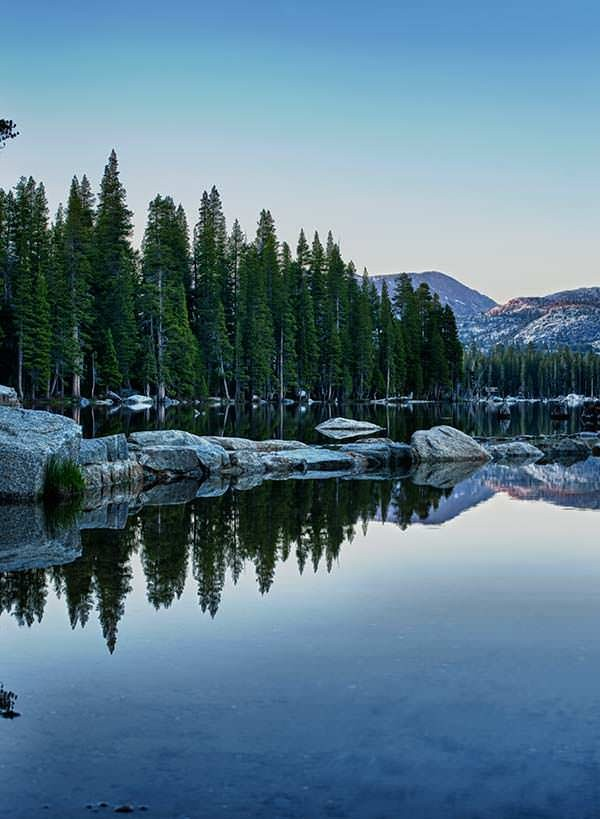
#> input picture part2/input/input1/0.jpg, 600 x 819 px; its folder holds 3 pictures in this run
$ python part2.py
#> lines starting #> are read from the running program, lines starting #| are printed output that depends on the picture; after the words box and inside, x2 and y2 are one past the last pixel; in counts of white or black regions, pixels touching at a corner belong together
#Import required libraries
import numpy as np
import cv2
import os

# Function which detects keypoints and calculates descriptors using SIFT(Scale-Invariant Feature Transform)
def extract_features(image):
    sift=cv2.SIFT_create()
    keypoints,descriptors=sift.detectAndCompute(image,None)
    keypoints=np.float32([keypoint.pt for keypoint in keypoints])#convert keypoints to numpy float32 array
    return keypoints,descriptors

#Function which matches keypoints between two images using BFMatcher and Lowe's ratio test
def find_matches(ptsA,ptsB,descA,descB,ratio_thresh,reproj_thresh):
    matcher=cv2.BFMatcher()
    potential_matches=matcher.knnMatch(descA,descB,2)
    valid_matches=[]
    for match in potential_matches:
        if(len(match)==2)and(match[0].distance<(ratio_thresh*match[1].distance)):
            valid_matches.append((match[0].trainIdx,match[0].queryIdx))
    if(len(valid_matches)>4):#There should be atleast 5 matches to compute homography matrix
        valid_ptsA=np.float32([ptsA[i]for(_,i)in valid_matches])
        valid_ptsB=np.float32([ptsB[i]for(i,_)in valid_matches])
        H,status=cv2.findHomography(valid_ptsA,valid_ptsB,cv2.RANSAC,reproj_thresh)
        return valid_matches,H,status
    return None #If not enough valid matches found

# Function which visualizes the matches between two images
def visualize_matches(image1,image2,keypoints1,keypoints2,matches,match_status):
    h1,w1=image1.shape[:2]
    h2,w2=image2.shape[:2]
    output_img=np.zeros((max(h1,h2),w1+w2,3),dtype=np.uint8)#Create an empty canvas for the image
    output_img[0:h1,0:w1]=image1
    output_img[0:h2,w1:]=image2
    lines=0
    for((train_idx,query_idx),status)in zip(matches,match_status):
        if status == 1:#Draw a line if the match is good
            pt1=(int(keypoints1[query_idx][0]),int(keypoints1[query_idx][1]))
            pt2=(int(keypoints2[train_idx][0])+w1,int(keypoints2[train_idx][1]))
            if lines <= 250: # Limiting lines to reduce visual clutter
                cv2.line(output_img,pt1,pt2,(0,0,255),1)
                lines += 1
    return output_img

# Function to resize an image by adjusting height according to target_width while having the same aspect ratio
def resize_image(image,target_width):
    height,width=image.shape[:2]
    aspect_ratio=target_width/float(width)
    target_height=(int)(height*aspect_ratio)
    return cv2.resize(image,(target_width,target_height),interpolation=cv2.INTER_AREA)

# Function which crops image to the ROI(Region Of Interest) after stitching
def crop_image(img):
    grayscale_image=cv2.cvtColor(img,cv2.COLOR_BGR2GRAY)
    _,thresholded_image=cv2.threshold(grayscale_image,0,255,cv2.THRESH_BINARY)
    contours,_=cv2.findContours(thresholded_image,cv2.RETR_EXTERNAL,cv2.CHAIN_APPROX_SIMPLE)
    if contours:
        x,y,w,h=cv2.boundingRect(contours[0])
        return img[y:y+h-1,x:x+w-1]
    return img

# Function which merges/stitches two images
def stitch_images(images,ratio=0.75,reproj_thresh=4.0,display_overlay=False):
    image2,image1=images
    keypoints1,descriptors1=extract_features(image1)
    keypoints2,descriptors2=extract_features(image2)
    x=find_matches(keypoints1,keypoints2,descriptors1,descriptors2,ratio,reproj_thresh)
    if x is None:
        print("Not enough matches found.")
        return None
    matches,homography,status=x
    panorama_image=cv2.warpPerspective(image1,homography,(image1.shape[1] + image2.shape[1],image1.shape[0]))
    panorama_image[0:image2.shape[0],0:image2.shape[1]]=image2
    panorama_image=crop_image(panorama_image)
    if display_overlay:
        visualization=visualize_matches(image1,image2,keypoints1,keypoints2,matches,status)
        return (panorama_image,visualization)
    return panorama_image

# Function which does all steps required for creating a panorama image from its parts
def process_images(input_folder,output_folder):
#> called with input_folder = 'input/input1', output_folder = 'output/input1'
    image_files=sorted([os.path.join(input_folder,file)for file in os.listdir(input_folder)],key=lambda f:int(os.path.splitext(os.path.basename(f))[0]))
    base_img=cv2.imread(image_files[0])
#> base_img is the input picture: shape (819, 600, 3); mean B, G, R 136.9, 119.7, 89.7
    base_img=resize_image(base_img,600)
    for idx in range(1,len(image_files)):
        overlay_img=cv2.imread(image_files[idx])
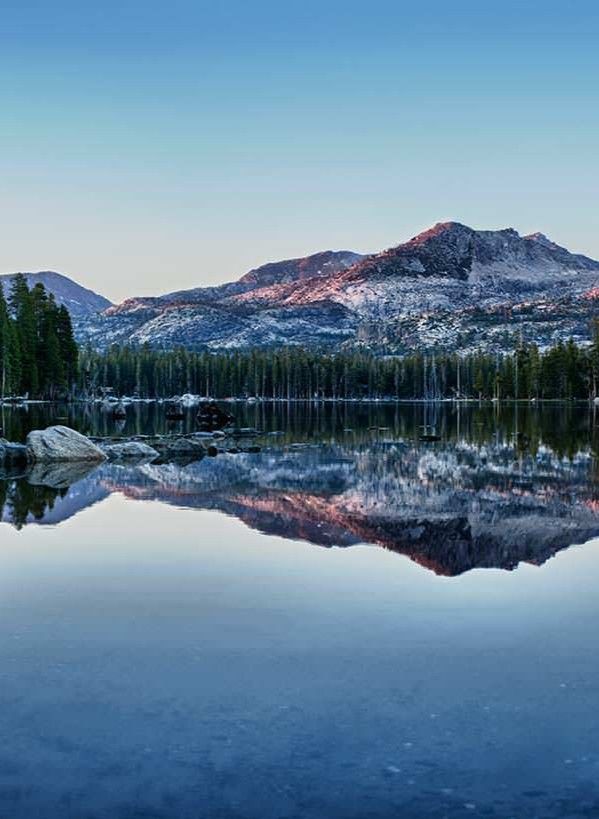
#> input picture part2/input/input1/1.jpg, 599 x 819 px
#> overlay_img is the input picture: shape (819, 599, 3); mean B, G, R 153.6, 129.3, 98.9
        overlay_img=resize_image(overlay_img,600)
        stitched_result=stitch_images([base_img,overlay_img],display_overlay=True)
#> in extract_features, `keypoints,descriptors=sift.detectAndCompute(image,None)`: keypoints = 3670 keypoints; strongest (x, y, size): (190, 400, 9.9), (534, 400, 2), (543, 449, 5.1), (589, 343, 3.2)
#> in extract_features, `keypoints=np.float32([keypoint.pt for keypoint in keypoints])#convert ..`: keypoints = 3670 pairs, first value 2.93 to 596.4, second value 219.7 to 806.9
#> in stitch_images, `keypoints1,descriptors1=extract_features(image1)`: keypoints1 has the same summary as keypoints in extract_features
#> in extract_features (call 2), `keypoints,descriptors=sift.detectAndCompute(image,None)`: keypoints = 3230 keypoints; strongest (x, y, size): (193, 520, 2), (307, 536, 3.3), (255, 397, 2.4), (303, 409, 3)
#> in stitch_images, `keypoints2,descriptors2=extract_features(image2)`: keypoints2 = 3230 pairs, first value 2.29 to 597.2, second value 120.5 to 811.1
#> in find_matches, `potential_matches=matcher.knnMatch(descA,descB,2)`: potential_matches = 3670 matches
#> after the loop in find_matches, `for match in potential_matches:`: valid_matches = 511 pairs, first value 2 to 3217, second value 17 to 3669
#> in find_matches, `valid_ptsA=np.float32([ptsA[i]for(_,i)in valid_matches])`: valid_ptsA = 511 pairs, first value 6.25 to 596.4, second value 234.7 to 744.9
#> in find_matches, `valid_ptsB=np.float32([ptsB[i]for(i,_)in valid_matches])`: valid_ptsB = 511 pairs, first value 2.34 to 595.7, second value 201.7 to 787.6
#> in find_matches, `H,status=cv2.findHomography(valid_ptsA,valid_ptsB,cv2.RANSAC,reproj_th..`: H = [[0.999, 0.000727, 384.6], [0.000255, 1, -0.146], [6.85e-07, 1.49e-06, 1]]; status = 511 values, max 1 at index 0, min 0 at index 105, mean 0.961
#> in stitch_images, `matches,homography,status=x`: matches has the same summary as valid_matches in find_matches; homography has the same summary as H in find_matches
#> in stitch_images, `panorama_image[0:image2.shape[0],0:image2.shape[1]]=image2`:
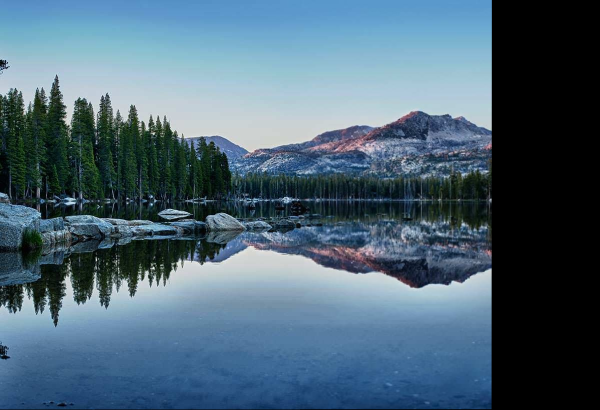
#> panorama_image: shape (820, 1200, 3) (shown at 1/2 size); mean B, G, R 116.5, 99.8, 75.2
#> in crop_image, `grayscale_image=cv2.cvtColor(img,cv2.COLOR_BGR2GRAY)`:
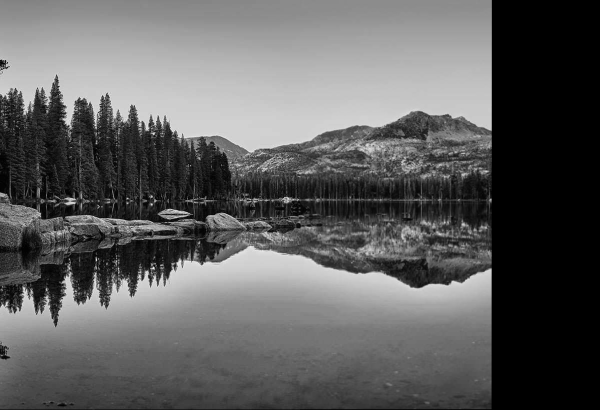
#> grayscale_image: shape (820, 1200) (shown at 1/2 size); min 0, max 254, mean 94.4
#> in crop_image, `_,thresholded_image=cv2.threshold(grayscale_image,0,255,cv2.THRESH_BIN..`:
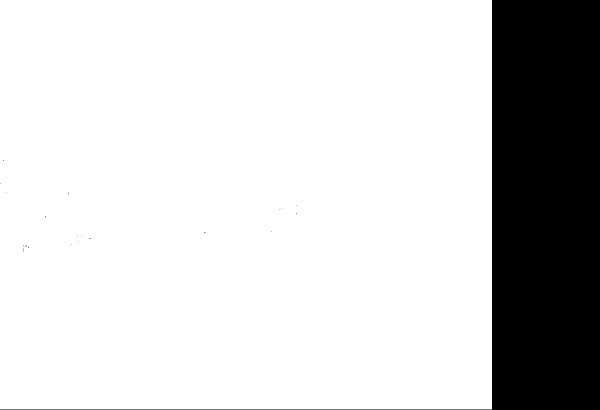
#> thresholded_image: shape (820, 1200) (shown at 1/2 size); 81.9% white; 25 black regions (24 under 20 px), largest, box (x1, y1, x2, y2) and area: (0, 0, 1200, 820) 178104
#> in crop_image, `contours,_=cv2.findContours(thresholded_image,cv2.RETR_EXTERNAL,cv2.CH..`: contours = 1 item
#> in crop_image, `x,y,w,h=cv2.boundingRect(contours[0])`: x = 0; w = 984; h = 819
#> in crop_image, `return img[y:y+h-1,x:x+w-1]`:
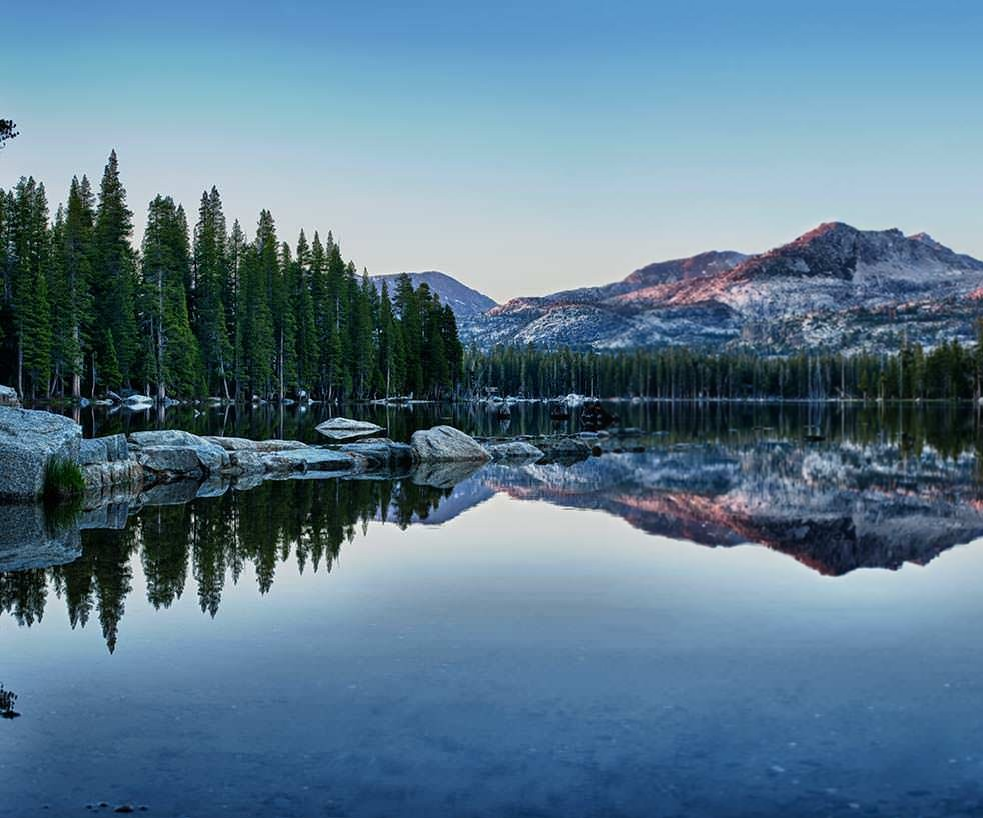
#> returned value: shape (818, 983, 3); mean of channels 0, 1, 2 142.4, 122, 92; drawn as B, G, R
#> the loop in visualize_matches, `for((train_idx,query_idx),status)in zip(matches,match_status):` made 511 passes
#> (train_idx, query_idx, pt1, pt2) on passes 1 to 12: (2399, 17, (6, 395), (990, 394)), (2398, 23, (6, 401), (990, 401)), (2403, 25, (6, 487), (991, 486)), (2406, 29, (8, 302), (992, 302)), (2408, 30, (8, 323), (992, 323)), (2409, 31, (8, 323), (992, 323)), (2410, 34, (9, 371), (994, 371)), (2412, 35, (9, 405), (994, 404)), (2413, 36, (9, 405), (994, 404)), (2417, 39, (10, 505), (994, 504)), (2414, 40, (10, 441), (994, 441)), (2418, 41, (10, 522), (995, 521))
#> (pt1, pt2) on passes 61 to 66: ((30, 515), (1014, 515)), ((30, 473), (1014, 472)), ((30, 285), (1015, 285)), ((31, 528), (1015, 528)), ((32, 486), (1017, 485)), ((33, 401), (1018, 401))
#> after the loop in visualize_matches, `for((train_idx,query_idx),status)in zip(matches,match_status):`:
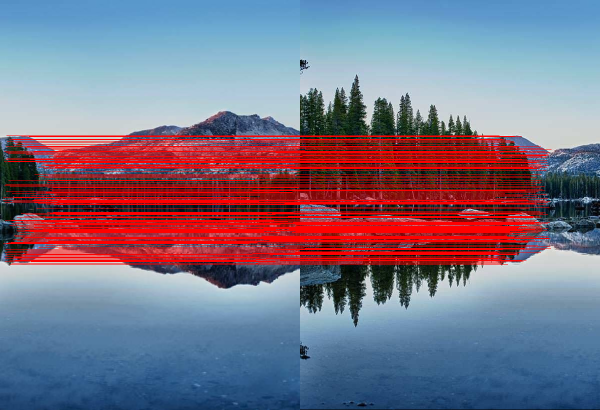
#> output_img: shape (820, 1200, 3) (shown at 1/2 size); mean B, G, R 132.7, 113.4, 123.3
#> after the loop in visualize_matches, `for((train_idx,query_idx),status)in zip(matches,match_status):`: lines = 251
        if stitched_result is None:
            continue
        base_img,match_visualization=stitched_result
        folder_name = os.path.basename(input_folder)
        cv2.imwrite(os.path.join(output_folder, f"{folder_name}_matches_{idx}.jpg"), match_visualization)
    cv2.imwrite(os.path.join(output_folder, f"{folder_name}_panorama.jpg"), base_img)
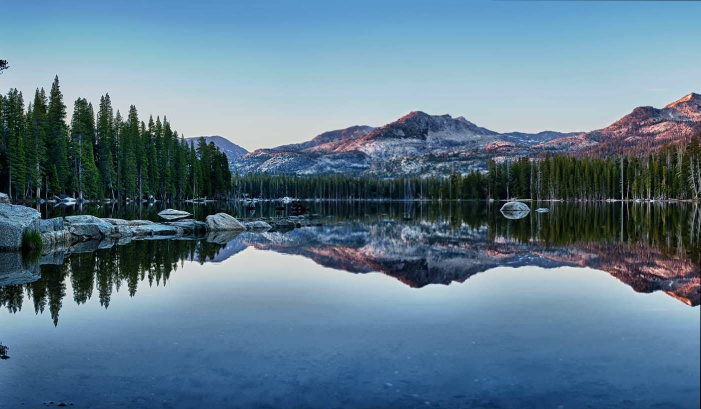
#> saved as input1_panorama.jpg: shape (818, 1401, 3) (shown at 1/2 size); mean B, G, R 141.3, 121.9, 93.8
    print(f"Keypoint matchings and panorama image for images in {input_folder} created succesfully and saved in {output_folder}.")

if not os.path.exists("output"):# Create output directory if it doesn't exist
      os.makedirs("output")
# Process all subdirectories in input
for subdir in sorted(os.listdir("input")):
    input_path=os.path.join("input",subdir)
    if os.path.isdir(input_path):
        output_dir=os.path.join("output",subdir)
    if not os.path.exists(output_dir):
        os.makedirs(output_dir)
#> (the run stopped early here; a loop or call above may not have finished)
